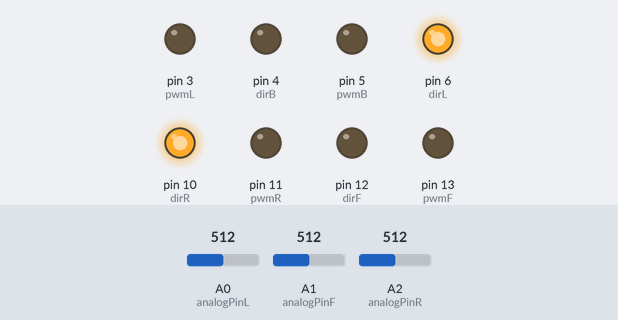
Bench run of a sketch on a simulated Arduino Mega 2560, built with avr-gcc and run on an emulated ATmega2560. On the bench: output pins drawn as LEDs (lit = HIGH). The inputs (shaded band) are chosen by the test bench; at power-on: A0 (analogPinL) = 512, A2 (analogPinR) = 512, A1 (analogPinF) = 512. What the sketch prints to the serial monitor is not drawn.

Above: at 1.2 s.
1.3 s: A0 (analogPinL) set to 394
4.3 s: A0 (analogPinL) set to 367
At 4.7 s:
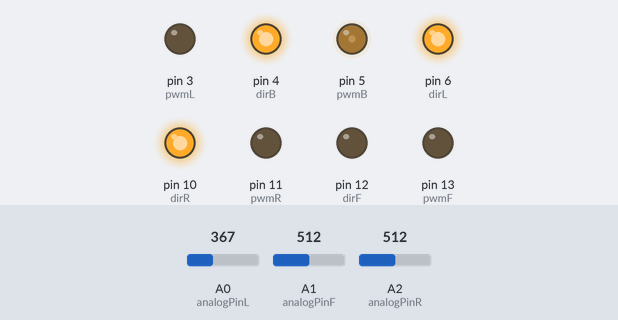
5.8 s: A2 (analogPinR) set to 393
8.8 s: A2 (analogPinR) set to 365
At 9.4 s:
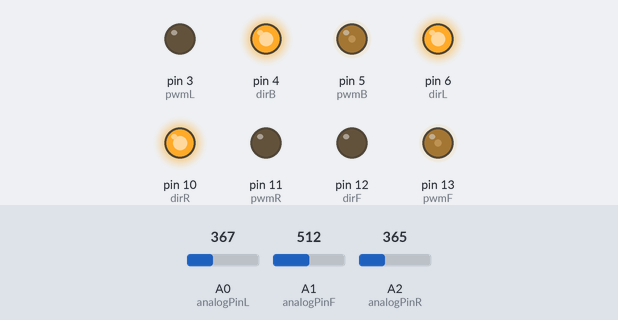
10.3 s: A0 (analogPinL) set to 511
At 11.5 s:
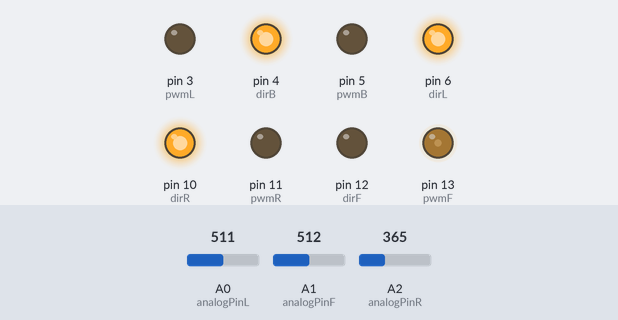
11.8 s: A2 (analogPinR) set to 511
At 13.1 s:
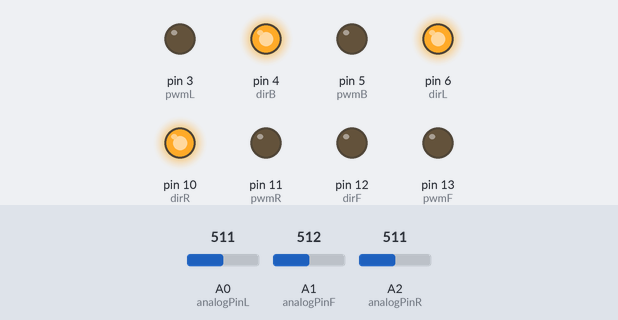
Timing chart, 0 to 14.3 s (numbered marks = the images above; inputs shaded):
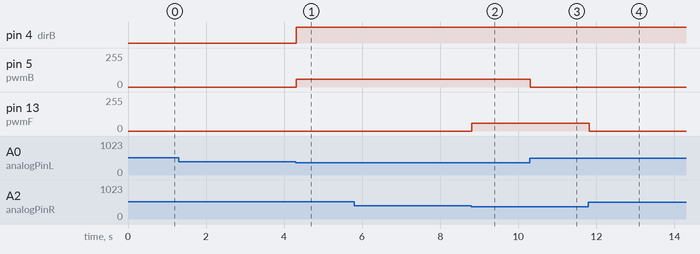

Measured:
- the behaviour switches between 382 and 381 on A0 (analogPinL) (found by bisection; images 0 and 1)
- the behaviour switches between 382 and 381 on A2 (analogPinR) (found by bisection; images 1 and 2)
- after the input at 1.3 s, every drawn part: stays the same
- after the input at 4.3 s, pin 4 (dirB): LOW → HIGH at once; pin 5 (pwmB): 0/255 → 60/255 at once
- after the input at 5.8 s, every drawn part: stays the same
- after the input at 8.8 s, pin 13 (pwmF): 0/255 → 60/255 at once
- after the input at 10.3 s, pin 5 (pwmB): 60/255 → 0/255 at once
- after the input at 11.8 s, pin 13 (pwmF): 60/255 → 0/255 at once

The sketch:

LSA_fine_rotation.ino
```cpp
const byte analogPinF = 1;   // Connect AN output of LSA1 to analog pin 0
const byte junctionPulseF = 28; // Connect JPULSE of LSA1 to pin 28
const byte analogPinR = 2;   // Connect AN output of LSA2 to analog pin 1
const byte junctionPulseR = 29; // Connect JPULSE of LSA2 to pin 29
const byte analogPinL = 0;   // Connect AN output of LSA3 to analog pin 2
const byte junctionPulseL = 30; // Connect JPULSE of LSA3 to pin 30

int dirF =  12;              //Forward
int dirB = 4;
int pwmF = 13;
int pwmB = 5;
int dirR =  10; //RIGHT
int dirL = 6;
int pwmR = 11;
int pwmL = 3;


int readValueF, readValueR, readValueL, lsa_F, lsa_R, lsa_L; // Variables to store analog and line position value
unsigned int junctionCount = 0;   // Variable to store junction count value

void setup() {
  pinMode(junctionPulseF, INPUT);
  pinMode(junctionPulseR, INPUT);
  pinMode(junctionPulseL, INPUT);

  pinMode(dirR , OUTPUT);
  pinMode(pwmR , OUTPUT);
  pinMode(dirL , OUTPUT);
  pinMode(pwmL , OUTPUT);
  pinMode(dirF , OUTPUT);
  pinMode(pwmF , OUTPUT);
  pinMode(dirB , OUTPUT);
  pinMode(pwmB , OUTPUT);

  Serial.begin(9600);

  digitalWrite(dirF , LOW);
  digitalWrite(dirR , HIGH);
  digitalWrite(dirB , LOW);
  digitalWrite(dirL , HIGH);

  analogWrite(pwmF , 0);
  analogWrite(pwmR , 0);
  analogWrite(pwmB , 0);
  analogWrite(pwmL , 0);

  Serial.begin(9600);

  Serial.println("\nReading LSA values\n");
  Serial.println("LSA_F\tLSA_R\tLSA_L\tDirection");
}

void loop() {
  readValueF = analogRead(analogPinF);    // Read value from analog pin A0 (of LSA1)
  readValueR = analogRead(analogPinR);    // Read value from analog pin A1 (of LSA1)
  readValueL = analogRead(analogPinL);    // Read value from analog pin A2 (of LSA1)

  lsa_F = ((float)readValueF / 921) * 70; //forward
  lsa_R = ((float)readValueR / 921) * 70; //right
  lsa_L = ((float)readValueL / 921) * 70; //left

  Serial.print(lsa_F + String("\t") + lsa_R + String("\t") + lsa_L + String("\t"));
  balanceLR();
}

void balanceLR() {
  if (hasLine(lsa_R) && lsa_R <= 28) { // nudge forward
    digitalWrite(dirF , LOW);
    analogWrite(pwmF , 60);
  } else if (hasLine(lsa_R) && lsa_R >= 42) { // nudge backward
    digitalWrite(dirF , HIGH);
    analogWrite(pwmF , 60);
  } else {
    analogWrite(pwmF, 0);
  }

  if (hasLine(lsa_L) && lsa_L <= 28) {
    digitalWrite(dirB, HIGH);
    analogWrite(pwmB, 60);
  } else if (hasLine(lsa_L) && lsa_L >= 42) {
    digitalWrite(dirB, LOW);
    analogWrite(pwmB, 60);
  } else {
    analogWrite(pwmB,0);
  }
}

inline boolean hasLine(int val) {
  return (val >= 0) && (val <= 70);
}
```
